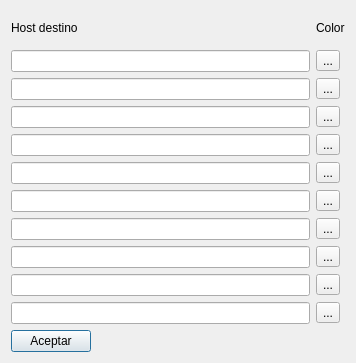
<?xml version="1.0" encoding="UTF-8"?>
<ui version="4.0">
 <class>DlgEditPingGraph</class>
 <widget class="QDialog" name="DlgEditPingGraph">
  <property name="geometry">
   <rect>
    <x>0</x>
    <y>0</y>
    <width>356</width>
    <height>363</height>
   </rect>
  </property>
  <property name="windowTitle">
   <string>Dialog</string>
  </property>
  <layout class="QGridLayout" name="gridLayout">
   <item row="3" column="1">
    <widget class="QToolButton" name="host3Button">
     <property name="text">
      <string>...</string>
     </property>
    </widget>
   </item>
   <item row="6" column="0">
    <widget class="QLineEdit" name="host6LineEdit"/>
   </item>
   <item row="2" column="1">
    <widget class="QToolButton" name="host2Button">
     <property name="text">
      <string>...</string>
     </property>
    </widget>
   </item>
   <item row="3" column="0">
    <widget class="QLineEdit" name="host3LineEdit"/>
   </item>
   <item row="4" column="1">
    <widget class="QToolButton" name="host4Button">
     <property name="text">
      <string>...</string>
     </property>
    </widget>
   </item>
   <item row="9" column="0">
    <widget class="QLineEdit" name="host9LineEdit"/>
   </item>
   <item row="5" column="0">
    <widget class="QLineEdit" name="host5LineEdit"/>
   </item>
   <item row="9" column="1">
    <widget class="QToolButton" name="host9Button">
     <property name="text">
      <string>...</string>
     </property>
    </widget>
   </item>
   <item row="11" column="0">
    <widget class="QPushButton" name="acceptButton">
     <property name="sizePolicy">
      <sizepolicy hsizetype="Fixed" vsizetype="Fixed">
       <horstretch>0</horstretch>
       <verstretch>0</verstretch>
      </sizepolicy>
     </property>
     <property name="text">
      <string>Aceptar</string>
     </property>
    </widget>
   </item>
   <item row="6" column="1">
    <widget class="QToolButton" name="host6Button">
     <property name="text">
      <string>...</string>
     </property>
    </widget>
   </item>
   <item row="7" column="1">
    <widget class="QToolButton" name="host7Button">
     <property name="text">
      <string>...</string>
     </property>
    </widget>
   </item>
   <item row="8" column="0">
    <widget class="QLineEdit" name="host8LineEdit"/>
   </item>
   <item row="7" column="0">
    <widget class="QLineEdit" name="host7LineEdit"/>
   </item>
   <item row="1" column="0">
    <widget class="QLineEdit" name="host1LineEdit"/>
   </item>
   <item row="8" column="1">
    <widget class="QToolButton" name="host8Button">
     <property name="text">
      <string>...</string>
     </property>
    </widget>
   </item>
   <item row="10" column="0">
    <widget class="QLineEdit" name="host10LineEdit"/>
   </item>
   <item row="2" column="0">
    <widget class="QLineEdit" name="host2LineEdit"/>
   </item>
   <item row="10" column="1">
    <widget class="QToolButton" name="host10Button">
     <property name="text">
      <string>...</string>
     </property>
    </widget>
   </item>
   <item row="1" column="1">
    <widget class="QToolButton" name="host1Button">
     <property name="text">
      <string>...</string>
     </property>
    </widget>
   </item>
   <item row="5" column="1">
    <widget class="QToolButton" name="host5Button">
     <property name="text">
      <string>...</string>
     </property>
    </widget>
   </item>
   <item row="4" column="0">
    <widget class="QLineEdit" name="host4LineEdit"/>
   </item>
   <item row="0" column="0">
    <widget class="QLabel" name="label">
     <property name="text">
      <string>Host destino</string>
     </property>
    </widget>
   </item>
   <item row="0" column="1">
    <widget class="QLabel" name="label_2">
     <property name="text">
      <string>Color</string>
     </property>
    </widget>
   </item>
  </layout>
 </widget>
 <tabstops>
  <tabstop>host1LineEdit</tabstop>
  <tabstop>host1Button</tabstop>
  <tabstop>host2LineEdit</tabstop>
  <tabstop>host2Button</tabstop>
  <tabstop>host3LineEdit</tabstop>
  <tabstop>host3Button</tabstop>
  <tabstop>host4LineEdit</tabstop>
  <tabstop>host4Button</tabstop>
  <tabstop>host5LineEdit</tabstop>
  <tabstop>host5Button</tabstop>
  <tabstop>host6LineEdit</tabstop>
  <tabstop>host6Button</tabstop>
  <tabstop>host7LineEdit</tabstop>
  <tabstop>host7Button</tabstop>
  <tabstop>host8LineEdit</tabstop>
  <tabstop>host8Button</tabstop>
  <tabstop>host9LineEdit</tabstop>
  <tabstop>host9Button</tabstop>
  <tabstop>host10LineEdit</tabstop>
  <tabstop>host10Button</tabstop>
  <tabstop>acceptButton</tabstop>
 </tabstops>
 <resources/>
 <connections/>
</ui>
